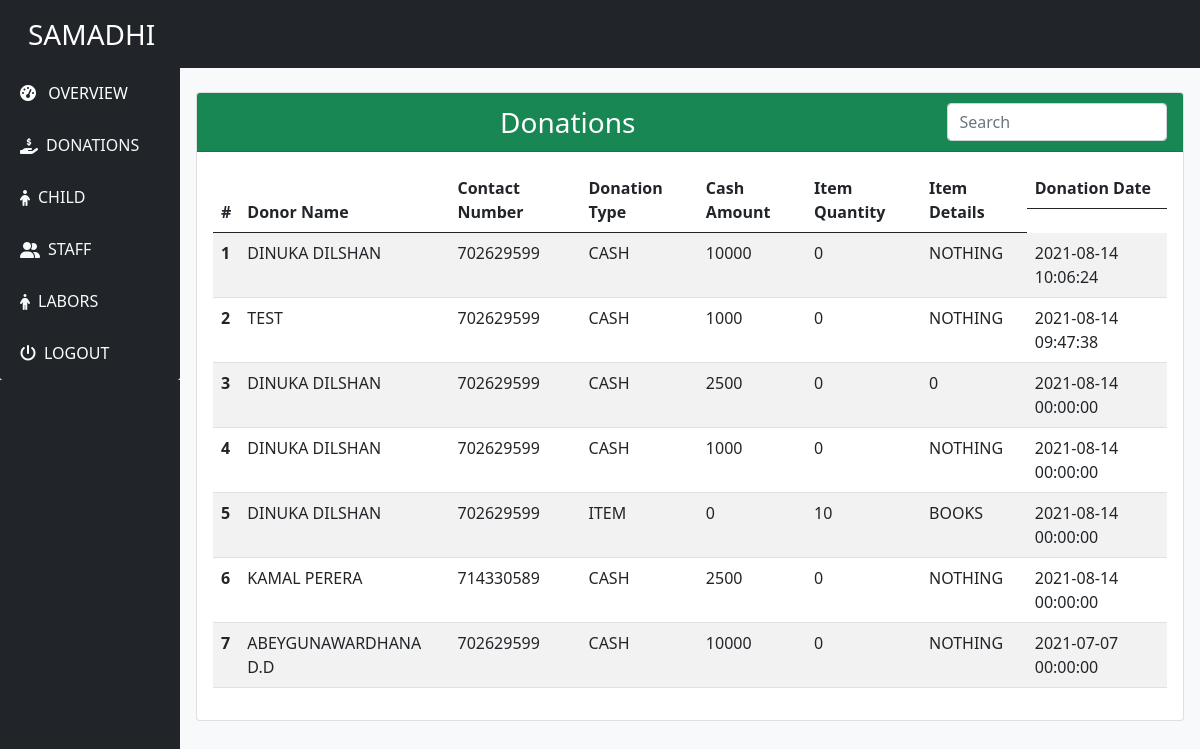
Page /viewDonations.php (signed in) on the committed database.
### tables this page shows
CREATE TABLE `donationcashdetails` (
  `id` int(11) NOT NULL,
  `donarid` int(11) DEFAULT NULL,
  `cashAmount` double NOT NULL,
  `date` datetime DEFAULT NULL,
  `donorName` varchar(20) NOT NULL,
  `type` varchar(10) NOT NULL,
  `contact` int(15) NOT NULL,
  `address` int(100) NOT NULL,
  `quantity` int(11) NOT NULL,
  `itemDetails` varchar(100) NOT NULL
);

### viewDonations.php (the view, shortened to what this page needs)
<?php
include("header.php");
include("sql.php");
$queryForRecentDonations = "SELECT * FROM `donationcashdetails` ORDER BY date DESC";
$resultForRecentDonations = mysqli_query($connection, $queryForRecentDonations);
$recentDonationsArray = mysqli_fetch_all($resultForRecentDonations, MYSQLI_ASSOC);
?>
<div class="row  mt-lg-4 mx-1 mt-2">
    <div class="col-lg-12">
        <div class="card">
            <div class="card-header text-center bg-success text-white fs-3 ">
                <div class="row align-items-center">
                    <div class="col-5 col-lg-9">
                         Donations
                    </div>
                    <div class="col-7 col-lg-3">
                        <input class="form-control me-2" type="search" placeholder="Search" id="searchInput">
                    </div>
                </div>
            </div>
            <div class="card-body ">
                <table class="table table-striped " id="dataTable">
                    <thead>
                        <tr>
                            <th scope="col">#</th>
                            <th scope="col">Donor Name</th>
                            <th scope="col">Contact Number</th>
                            <th scope="col">Donation Type</th>
                            <th scope="col">Cash Amount</th>
                            <th scope="col">Item Quantity</th>
                            <th scope="col">Item Details</th>
                            <th scope="col" class="d-none d-lg-block">Donation Date</th>
                        </tr>
                    </thead>
                    <tbody>
                        <?php $count = 1 ?>
                        <?php foreach ($recentDonationsArray as $recentDonation) : ?>
                            <tr>
                                <th scope="row"><?php echo $count ?></th>
                                <td class="text-uppercase"><?php echo $recentDonation['donorName'] ?></td>
                                <td class="text-uppercase"><?php echo $recentDonation['contact'] ?></td>
                                <td class="text-uppercase"><?php echo $recentDonation['type'] ?></td>
                                <td class="text-uppercase"><?php echo $recentDonation['cashAmount'] ?></td>
                                <td class="text-uppercase"><?php echo $recentDonation['quantity'] ?></td>
                                <td class="text-uppercase"><?php echo $recentDonation['itemDetails'] ?></td>
                                <td class="d-none d-lg-block text-uppercase"><?php echo $recentDonation['date'] ?></td>
                            </tr>
                            <?php $count++ ?>
                        <?php endforeach ?>
                    </tbody>
                </table>
            </div>
        </div>
    </div>
</div>
<?php include("footer.php"); ?>

### rows in the picture
donationcashdetails: donorName "DINUKA DILSHAN", contact "702629599", type "CASH", cashAmount "10000", quantity "0", itemDetails "NOTHING", date "2021-08-14 10:06:24"
donationcashdetails: donorName "TEST", contact "702629599", type "CASH", cashAmount "1000", quantity "0", itemDetails "NOTHING", date "2021-08-14 09:47:38"
donationcashdetails: donorName "DINUKA DILSHAN", contact "702629599", type "CASH", cashAmount "2500", quantity "0", itemDetails "0", date "2021-08-14 00:00:00"
donationcashdetails: donorName "DINUKA DILSHAN", contact "702629599", type "CASH", cashAmount "1000", quantity "0", itemDetails "NOTHING", date "2021-08-14 00:00:00"
donationcashdetails: donorName "DINUKA DILSHAN", contact "702629599", type "ITEM", cashAmount "0", quantity "10", itemDetails "BOOKS", date "2021-08-14 00:00:00"
donationcashdetails: donorName "KAMAL PERERA", contact "714330589", type "CASH", cashAmount "2500", quantity "0", itemDetails "NOTHING", date "2021-08-14 00:00:00"
donationcashdetails: donorName "ABEYGUNAWARDHANA D.D", contact "702629599", type "CASH", cashAmount "10000", quantity "0", itemDetails "NOTHING", date "2021-07-07 00:00:00"
